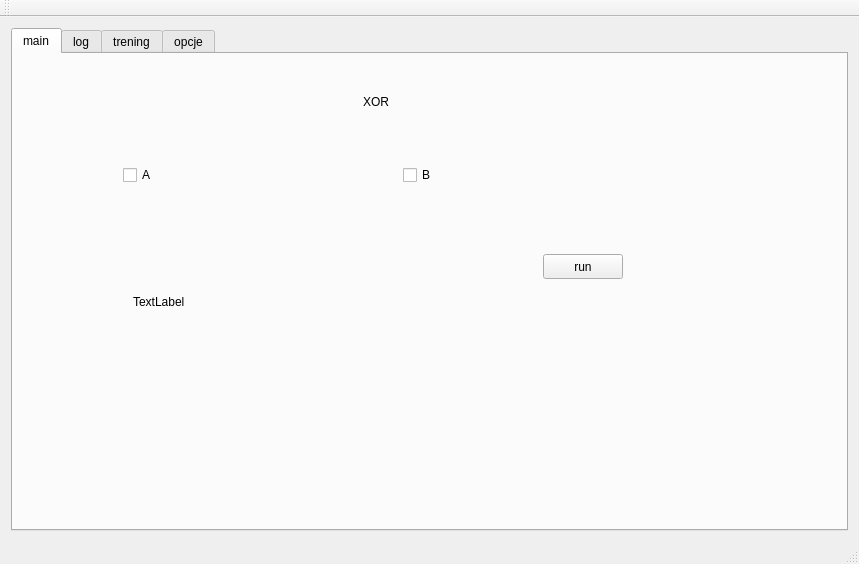
<?xml version="1.0" encoding="UTF-8"?>
<ui version="4.0">
 <class>fann_GUI</class>
 <widget class="QMainWindow" name="fann_GUI">
  <property name="geometry">
   <rect>
    <x>0</x>
    <y>0</y>
    <width>859</width>
    <height>564</height>
   </rect>
  </property>
  <property name="windowTitle">
   <string>fann_GUI</string>
  </property>
  <property name="autoFillBackground">
   <bool>true</bool>
  </property>
  <property name="styleSheet">
   <string notr="true"/>
  </property>
  <widget class="QWidget" name="centralWidget">
   <layout class="QGridLayout" name="gridLayout">
    <item row="0" column="0">
     <widget class="QTabWidget" name="tabWidget">
      <property name="styleSheet">
       <string notr="true"/>
      </property>
      <property name="currentIndex">
       <number>0</number>
      </property>
      <widget class="QWidget" name="tab">
       <attribute name="title">
        <string>main</string>
       </attribute>
       <widget class="QLabel" name="label_9">
        <property name="geometry">
         <rect>
          <x>350</x>
          <y>40</y>
          <width>55</width>
          <height>16</height>
         </rect>
        </property>
        <property name="text">
         <string>XOR</string>
        </property>
       </widget>
       <widget class="QCheckBox" name="checkBox_A">
        <property name="geometry">
         <rect>
          <x>110</x>
          <y>110</y>
          <width>83</width>
          <height>22</height>
         </rect>
        </property>
        <property name="text">
         <string>A</string>
        </property>
       </widget>
       <widget class="QCheckBox" name="checkBoxB">
        <property name="geometry">
         <rect>
          <x>390</x>
          <y>110</y>
          <width>83</width>
          <height>22</height>
         </rect>
        </property>
        <property name="text">
         <string>B</string>
        </property>
       </widget>
       <widget class="QPushButton" name="b_OK">
        <property name="geometry">
         <rect>
          <x>530</x>
          <y>200</y>
          <width>80</width>
          <height>25</height>
         </rect>
        </property>
        <property name="text">
         <string>run</string>
        </property>
       </widget>
       <widget class="QLabel" name="result">
        <property name="geometry">
         <rect>
          <x>120</x>
          <y>240</y>
          <width>55</width>
          <height>16</height>
         </rect>
        </property>
        <property name="text">
         <string>TextLabel</string>
        </property>
       </widget>
      </widget>
      <widget class="QWidget" name="tab_2">
       <attribute name="title">
        <string>log</string>
       </attribute>
       <layout class="QGridLayout" name="gridLayout_2">
        <item row="0" column="0">
         <widget class="QTextBrowser" name="logBox">
          <property name="styleSheet">
           <string notr="true"/>
          </property>
         </widget>
        </item>
       </layout>
      </widget>
      <widget class="QWidget" name="tab_3">
       <attribute name="title">
        <string>trening</string>
       </attribute>
       <layout class="QGridLayout" name="gridLayout_4">
        <item row="1" column="1">
         <widget class="QPushButton" name="b_startTrain">
          <property name="text">
           <string>Start</string>
          </property>
         </widget>
        </item>
        <item row="1" column="0">
         <widget class="QPushButton" name="b_save_trainData">
          <property name="text">
           <string>Save data</string>
          </property>
         </widget>
        </item>
        <item row="0" column="0" colspan="2">
         <widget class="QTextBrowser" name="trainingData">
          <property name="styleSheet">
           <string notr="true"/>
          </property>
          <property name="readOnly">
           <bool>false</bool>
          </property>
         </widget>
        </item>
        <item row="2" column="0" colspan="2">
         <widget class="QProgressBar" name="progressBar">
          <property name="value">
           <number>0</number>
          </property>
         </widget>
        </item>
       </layout>
      </widget>
      <widget class="QWidget" name="opcje">
       <property name="styleSheet">
        <string notr="true">background-color: rgb(145, 145, 145);
</string>
       </property>
       <attribute name="title">
        <string>opcje</string>
       </attribute>
       <layout class="QGridLayout" name="gridLayout_3">
        <item row="1" column="5">
         <widget class="QDoubleSpinBox" name="desired_error">
          <property name="styleSheet">
           <string notr="true">background-color: rgb(255, 255, 255);</string>
          </property>
          <property name="decimals">
           <number>4</number>
          </property>
          <property name="singleStep">
           <double>0.001000000000000</double>
          </property>
          <property name="value">
           <double>0.001000000000000</double>
          </property>
         </widget>
        </item>
        <item row="1" column="4">
         <widget class="QLabel" name="label_7">
          <property name="text">
           <string>desired_error</string>
          </property>
         </widget>
        </item>
        <item row="1" column="1">
         <widget class="QSpinBox" name="max_iterations">
          <property name="styleSheet">
           <string notr="true">background-color: rgb(255, 255, 255);</string>
          </property>
          <property name="maximum">
           <number>9000000</number>
          </property>
          <property name="value">
           <number>3000000</number>
          </property>
          <property name="displayIntegerBase">
           <number>10</number>
          </property>
         </widget>
        </item>
        <item row="0" column="0">
         <widget class="QLabel" name="label">
          <property name="autoFillBackground">
           <bool>false</bool>
          </property>
          <property name="styleSheet">
           <string notr="true">border-color: rgb(0, 255, 0);</string>
          </property>
          <property name="text">
           <string>num_input</string>
          </property>
         </widget>
        </item>
        <item row="1" column="6">
         <widget class="QLabel" name="label_8">
          <property name="text">
           <string>iterations_between_reports</string>
          </property>
         </widget>
        </item>
        <item row="0" column="3">
         <widget class="QSpinBox" name="num_output">
          <property name="styleSheet">
           <string notr="true">background-color: rgb(255, 255, 255);</string>
          </property>
          <property name="maximum">
           <number>1000000</number>
          </property>
          <property name="value">
           <number>1</number>
          </property>
         </widget>
        </item>
        <item row="0" column="7">
         <widget class="QSpinBox" name="num_hidden">
          <property name="styleSheet">
           <string notr="true">background-color: rgb(255, 255, 255);</string>
          </property>
          <property name="maximum">
           <number>1000000</number>
          </property>
          <property name="value">
           <number>5</number>
          </property>
         </widget>
        </item>
        <item row="0" column="1">
         <widget class="QSpinBox" name="numInput">
          <property name="styleSheet">
           <string notr="true">background-color: rgb(255, 255, 255);</string>
          </property>
          <property name="frame">
           <bool>true</bool>
          </property>
          <property name="maximum">
           <number>100000</number>
          </property>
          <property name="value">
           <number>2</number>
          </property>
         </widget>
        </item>
        <item row="0" column="4">
         <widget class="QLabel" name="label_4">
          <property name="text">
           <string>num_layers</string>
          </property>
         </widget>
        </item>
        <item row="0" column="5">
         <widget class="QSpinBox" name="num_layers">
          <property name="styleSheet">
           <string notr="true">background-color: rgb(255, 255, 255);</string>
          </property>
          <property name="value">
           <number>3</number>
          </property>
         </widget>
        </item>
        <item row="0" column="2">
         <widget class="QLabel" name="label_2">
          <property name="text">
           <string>num_output</string>
          </property>
         </widget>
        </item>
        <item row="0" column="6">
         <widget class="QLabel" name="label_5">
          <property name="text">
           <string>num_hidden</string>
          </property>
         </widget>
        </item>
        <item row="1" column="7">
         <widget class="QSpinBox" name="iterations_between_reports">
          <property name="styleSheet">
           <string notr="true">background-color: rgb(255, 255, 255);</string>
          </property>
          <property name="maximum">
           <number>1000000</number>
          </property>
          <property name="value">
           <number>1000</number>
          </property>
         </widget>
        </item>
        <item row="1" column="2">
         <widget class="QLabel" name="label_6">
          <property name="text">
           <string>learning_rate</string>
          </property>
         </widget>
        </item>
        <item row="1" column="3">
         <widget class="QDoubleSpinBox" name="learning_rate">
          <property name="styleSheet">
           <string notr="true">background-color: rgb(255, 255, 255);</string>
          </property>
          <property name="value">
           <double>0.900000000000000</double>
          </property>
         </widget>
        </item>
        <item row="1" column="0">
         <widget class="QLabel" name="label_3">
          <property name="text">
           <string>max_iterations</string>
          </property>
         </widget>
        </item>
        <item row="2" column="3">
         <spacer name="verticalSpacer">
          <property name="orientation">
           <enum>Qt::Vertical</enum>
          </property>
          <property name="sizeHint" stdset="0">
           <size>
            <width>20</width>
            <height>40</height>
           </size>
          </property>
         </spacer>
        </item>
       </layout>
      </widget>
     </widget>
    </item>
   </layout>
  </widget>
  <widget class="QMenuBar" name="menuBar">
   <property name="geometry">
    <rect>
     <x>0</x>
     <y>0</y>
     <width>859</width>
     <height>20</height>
    </rect>
   </property>
  </widget>
  <widget class="QToolBar" name="mainToolBar">
   <attribute name="toolBarArea">
    <enum>TopToolBarArea</enum>
   </attribute>
   <attribute name="toolBarBreak">
    <bool>false</bool>
   </attribute>
  </widget>
  <widget class="QStatusBar" name="statusBar"/>
 </widget>
 <layoutdefault spacing="6" margin="11"/>
 <resources/>
 <connections/>
</ui>
